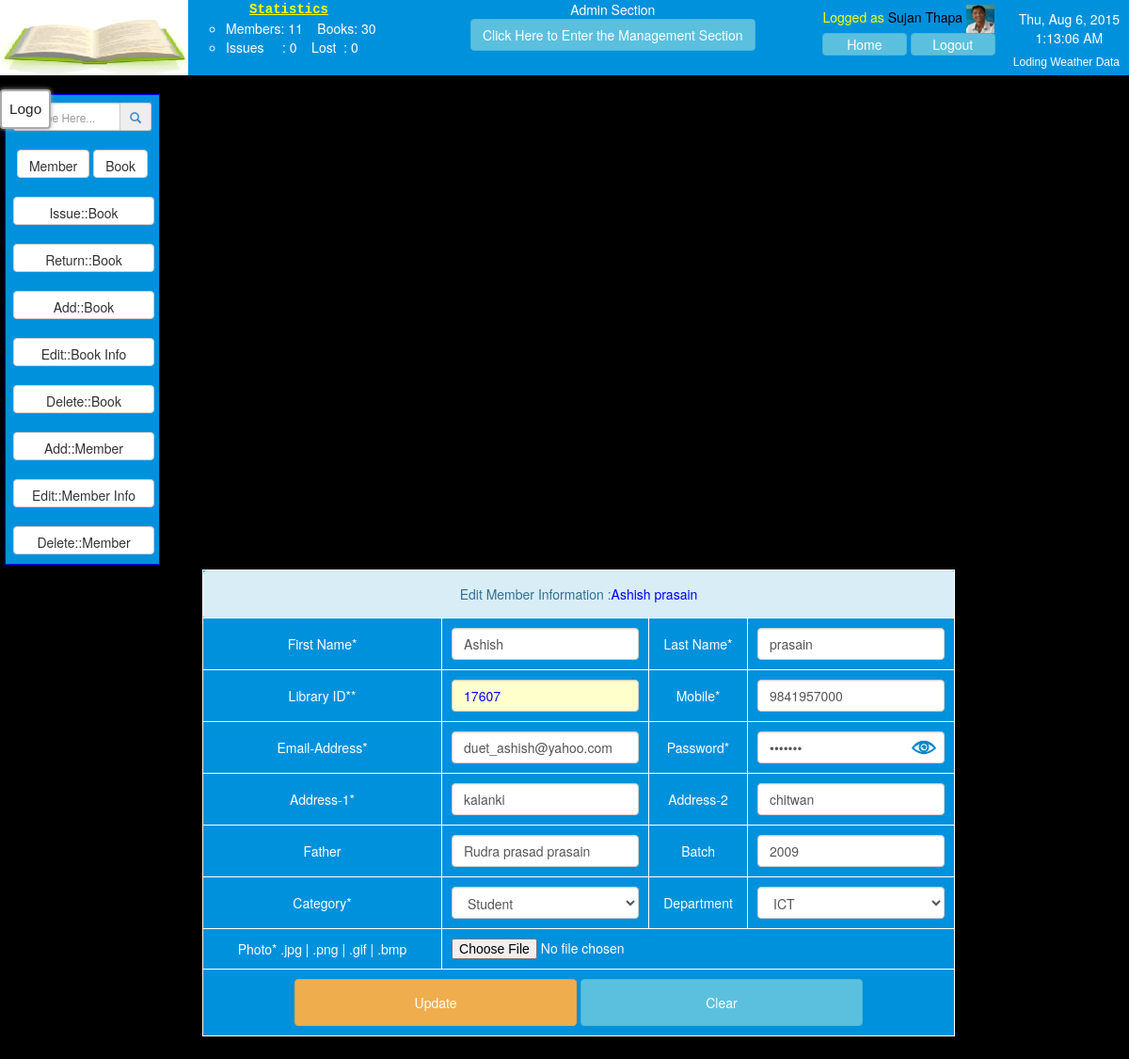
Screenshot of /index.php?action=edit&lib_id=17607 (signed in) with the database file from the repository.
### tables this page shows
CREATE TABLE IF NOT EXISTS `staffs_info` (
  `fname` varchar(255) NOT NULL,
  `lname` varchar(255) NOT NULL,
  `email` varchar(255) NOT NULL,
  `password` varchar(255) NOT NULL,
  `phone` varchar(255) NOT NULL,
  `sex` varchar(255) NOT NULL,
  `temporary_address` varchar(255) DEFAULT NULL,
  `permanent_address` varchar(255) DEFAULT NULL,
  `position` varchar(255) DEFAULT NULL,
  `date_joined` varchar(255) NOT NULL,
  `staff_image` varchar(255) NOT NULL,
  PRIMARY KEY (`email`)
);

CREATE TABLE IF NOT EXISTS `members_info` (
  `id` int(11) NOT NULL,
  `fname` varchar(255) NOT NULL,
  `lname` varchar(255) NOT NULL,
  `lib_id` varchar(255) NOT NULL,
  `mobile_number` varchar(255) DEFAULT NULL,
  `email` varchar(255) DEFAULT NULL,
  `password` varchar(255) NOT NULL,
  `temporary_address` varchar(255) DEFAULT NULL,
  `permanent_address` varchar(255) DEFAULT NULL,
  `father_name` varchar(255) DEFAULT NULL,
  `batch` int(11) DEFAULT NULL,
  `category` varchar(255) DEFAULT NULL,
  `department` varchar(255) NOT NULL,
  `member_image` varchar(255) DEFAULT NULL,
  PRIMARY KEY (`lib_id`),
  UNIQUE KEY `email` (`email`),
  UNIQUE KEY `mobile_number` (`mobile_number`)
);

### includes/editmemberdetails_form.php (the view, shortened to what this page needs)
<div class="editmemberdetails_form">
<?php
					echo"
					<form name=\"add_member\" enctype=\"multipart/form-data\" method=\"POST\" action=\"index.php\">
						<table  align=\"center\"  border=\"1\">
							<tr>
								<th class=\"alert alert-info\" colspan=\"4\" style=\"text-align:center;\">
									 Edit Member Information :<font color=\"blue\">". $res['fname']." ".$res['lname']."</font>
								</th>
							</tr>
							<tr>
								<th>
									First Name*
								</th>
								<td>
									<input class=\"form-control\" required autofocus type=\"text\" name=\"txtfname\" placeholder=\"First Name\" value=".$res['fname'].">
								</td>
								<th>
									Last Name*
								</th>
								<td>
									<input  class=\"form-control\" required autofocus  type=\"text\" name=\"txtlname\" placeholder=\"Last Name\" value=\"".$res['lname']."\">
								</td>
							</tr>
							<tr>
								<th>
									Library ID**
								</th>
								<td>
									<input  class=\"form-control\" required autofocus  readonly=\"readonly\" type=\"text\" name=\"txtlibid\" placeholder=\"ID\" id=\"libid\" value=".$res['lib_id'].">
								</td>
								<th>
									Mobile*
								</th>
								<td>
									<input  class=\"form-control\" required autofocus  type=\"text\" name=\"txtmobile\" placeholder=\"Mobile\"value=".$res['mobile_number'].">
							</td>
							</tr>
							<tr>
								<th>
									Email-Address*
								</th>
								<td>
									<input  class=\"form-control\" required autofocus  type=\"text\" name=\"txtemail\" placeholder=\"Email\"value=".$res['email'].">
								</td>
								<th>
									Password*
								</th>
								<td>
									<input id = \"tbPass\" class=\"form-control\" required autofocus  type=\"password\" name=\"txtpass\" placeholder=\"Password\"
									value=\"".$res['password']."\">
							</tr>
							<tr>
								<th>
									Address-1*
								</th>
								<td>
									<input  class=\"form-control\" required autofocus  type=\"text\" name=\"txtadd1\" placeholder=\"Address-1\"value=\"".$res['temporary_address']."\">
								</td>
								<th>
									Address-2
								</th>
								<td>
									<input  class=\"form-control\" type=\"text\" name=\"txtadd2\" placeholder=\"Address-2\"value=\"".$res['permanent_address']."\">
								</td>
							</tr>
							<tr>
								<th>
									Father
								</th>
								<td>
									<input  class=\"form-control\"  type=\"text\" name=\"txtfather\" placeholder=\"Father Name\" value=\"".$res['father_name']."\">
								</td>
								<th>
									Batch
								</th>
								<td>
									<input  class=\"form-control\"   type=\"text\" name=\"txtbatch\" placeholder=\"Enrolled Year\"value=".$res['batch'].">
								</td>
							</tr>
							<tr>
								<th>
									Category*
								</th>
								<td>
									<select  class=\"form-control\" required autofocus  name=\"category\">
										<option value=\"Student\">
										Student
									</option>
								</td>
							<th>
								Department
							</th>
							<td>
								<select class=\"form-control\" required autofocus name=\"txtdepartment\">";
									$query = mysql_query("select department from constants group by department desc");
								while($row = mysql_fetch_array($query)){
								echo'
									<option value="'.$row['department'].'">'.$row['department'];
								}
								echo"
							</td>
							</tr>
							<tr>
								<th>
									Photo* .jpg | .png | .gif | .bmp
								</th>
								<td colspan=\"3\">
								<input type=\"file\" required autofocus name=\"uploadedimage\"\"/>
								</td>
							</tr>
							<tr>
								<td colspan=\"4\">
									<input class=\"btn btn-warning\" type=\"submit\" name=\"update\" value=\"Update\">
									<input class=\"btn btn-info\" type=\"reset\" name=\"reset\" value=\"Clear\" onclick=\"return clearall(this)\">
								</td>
							</tr></table></form>";
	?>
	</div>

### includes/header.php (shortened to what this page needs)
    <!DOCTYPE html PUBLIC "-//W3C//DTD XHTML 1.0 Transitional//EN" "http://www.w3.org/TR/xhtml1/DTD/xhtml1-transitional.dtd">
	<html xmlns="http://www.w3.org/1999/xhtml">
    <head>
	<?php
		include 'includes/dependencies.php';
		include 'main.php';
	?>
     </head>
 <body> 	<div class="header">
		<a href=" <?php echo site_url;?>">
        	<div class="logo" >
				<img src="source/images/logo1.gif" alt="Logo" title="Logo" align="left" >
			</div>
        </a>
		<div id="libraryStatus">
        	<ul type="circle">
            <span style="margin-left:25px;">
					<a  id="edit" href="index.php?action=refreshLibrary" title="Refresh Data">
		            <b><font face="Courier New" color="yellow"><u>Statistics</u></font> </b></a><br>
            </span>
            	<li><font color="white">
                	Members:&nbsp;<?php echo totalMembers(); ?>
                    &nbsp;&nbsp;&nbsp;Books:&nbsp;<?php echo totalBooks(); ?><br></font>
                </li>
                <li>
					<a id="edit" href="index.php?action=viewAllIssues" title="View all Issued Books">
                    <font color="white">
        		   Issues&nbsp;&nbsp;&nbsp;&nbsp;&nbsp;:&nbsp;<?php echo totalIssues(); ?></font> </a>
                    <a id="edit" target="_new" href="<?php echo site_url;?>/admin/index.php?page=lostfine-manager" title="View all Lost Books">
        		   <font color="white"> &nbsp;Lost&nbsp;&nbsp;:&nbsp;<?php echo totalLost(); ?></font></a>
                </li>
           </ul>
		</div>
	    <div class="title">
    		<?php
				$email = $_SESSION['email'];
    			if(checkAdmin())
				{
    				echo 'Admin Section <br>';
					echo '<center><a title = "Enter Admin Section" class="btn btn-info" href = "admin/" target="_new"> Click Here to Enter the Management Section </center></a>';
				}
			?>
	     </div>
       	 <div id="dateTime" class="dateTime">
    	 </div>
	     <div class="user">
         	<center>
            	Logged as
    			<a title="Click for Profile" id="edit" target="_self" href="index.php?action=staffdetails&email=<?php echo $email;?>">
                <?php $user=mysql_fetch_array(mysql_query("SELECT staff_image from staffs_info where email = '$email'"));?>
                <?php
					if($_SESSION['fname'])
					{
						echo $_SESSION["fname"];
						echo $_SESSION["lname"];
					}
				?>
                 </a>
                 <a class="fancybox" data-fancybox-group="gallery" href="source/images/staffs/<?php echo $user['staff_image'];?>" title="View Full Sized">
                	<img width="30" height="30" src="source/images/staffs/<?php echo $user['staff_image']; ?>" />
                </a>
            </center>
 <form name="control" action="logout.php"  method="post" >
    <input class="btn btn-info"  title="Go Home Page." id="logoutButton" type="submit" name="btn_home"  value="Home">
    <input onclick="return logout()" class="btn btn-info"  title="Click to Signout." id="logoutButton" type="submit" name="btn_logout" value="Logout">
            </form>
           <a href="http://www.openweathermap.org" target="_new" title="Weather Source: www.openweathermap.org">
             	<div id="weather" class="weatherData">
					<marquee behaviour = "alternate">
						Loding Weather Data
				 </marquee>
                </div>
             </a>
	      </div>
</div>

### main.php (shortened to what this page needs)
<?php
function totalMembers()
{
	$mems = mysql_fetch_array(mysql_query("select count(lib_id) from members_info"));
	return $mems['count(lib_id)'];
}
function totalLost()
{
	$lost = mysql_fetch_array(mysql_query("select count(id) from lostbooks"));
	return $lost['count(id)'];
}
function totalBooks()
{
	$books = mysql_fetch_array(mysql_query("select count(accession_no) from books_info where status not in('lost')"));
	return $books['count(accession_no)'];
}
function totalIssues()
{
	$issues = mysql_fetch_array(mysql_query("select count(id) from issued where status not in ('lost')"));
	return $issues['count(id)'];
}
function checkAdmin()
{
	$email = $_SESSION['email'];
	$check = mysql_fetch_array(mysql_query("SELECT position from staffs_info where email = '$email'"));
	$position = $check['position'];
	if($position == 'Head Librarian' or $position == 'Admin')
	{
		return true;
	}
	return false;
}
	function searchedmember_form($txtlibid)
	{
			$query = mysql_query("SELECT * from members_info WHERE lib_id = '$txtlibid'");
			if(mysql_num_rows($query)>0)
			{
				while($res = mysql_fetch_array($query))
				{
					include 'includes/editmemberdetails_form.php';
					exit();
				}
			}
			else
			{
				echo "<h3 class=\"alert alert-info\"> <center>Member not found (Library ID) : <font color=\"red\">".$txtlibid."</font></h3><center>";
			}
	}
?>

### source/css/css_1.css (style rules this page uses)
#edit { color:black; }
.signup_form table th,td { text-align:center;padding:5px; border:1px solid white; font-weight:normal; }
.editmemberdetails_form table { background:#0091dd; margin-top:0x; color:white; text-align:center; text-align:center; width:800px; }
.editmemberdetails_form table th,td { text-align:center; font-weight:normal; border:1px solid white; text-align:center; }
.editmemberdetails_form table input[TYPE=SUBMIT] { text-align:center; width:300px; height:50px; }
.editmemberdetails_form table input[TYPE=RESET] { text-align:center; width:300px; height:50px; }
.editbookdetails_form table th,td { text-align:center; font-weight:normal; border:1px solid white; text-align:center; }
.deletemember_form table th,td { text-align:center; padding:10px; width:220px; border:1px solid white; }
.editmember_form table th,td { text-align:center; padding:10px; width:220px;height:50px; border:1px solid white; }
.addmember_form table th,td { text-align:center; width:200px; font-weight:normal; border:1px solid white; text-align:center; }
.deletebook_form table th,td { text-align:center; padding:10px; width:220px; border:1px solid white; }
.editbookinfo table th,td { text-align:center; padding:0px; width:200px;height:auto; border:1px solid white; }
.return table th,td { text-align:center; padding:10px; width:220px; border:1px solid white; }
.issue table th,td { text-align:center; padding:10px; width:220px; border:1px solid white; }
#libid { background:#FFC; color:blue;!important }
#logoutButton { width:90px; padding:1px; text-align:center; }
#dateTime { float:right; padding-right:10px; padding-top:10px;text-align:center;color:white; }
.weatherData { float:right;color:white; position:absolute; top:58px; right:10px; font-size:12px; text-align:center; font-family:Verdana, Geneva, sans-serif; }
.user { float:right; margin-right:20px;color:#FF0;font-weight:normal; padding-right:5px; padding-top:5px; }
.user a { text-decoration:none;color:white; !important }
.header { background:#0091DD; height:80px;color:white; width:auto; }
#libraryStatus { background:none; color:white;width:300px; float:left; margin-left: 0px; padding-left:0px; }
.title { float:left; margin-left:0px; text-align: center; }
.logo { float:left; }
.logo img { height:80px; width:200px; }
body { background-image:url(../images/background.png); background-repeat:repeat; margin:0 auto; padding:0px; }

### rows the page displays
staffs_info: staff_image (picture)
members_info: fname "Ashish", lname "prasain", txtfname "Ashish", txtlname "prasain", txtlibid "17607", txtfather "Rudra prasad prasain"

### other values shown
totalMembers() "11"
totalBooks() "30"
totalIssues() "0"
totalLost() "0"
$_SESSION["fname"] "Sujan"
$_SESSION["lname"] "Thapa"
form field txtdepartment "ICT"
